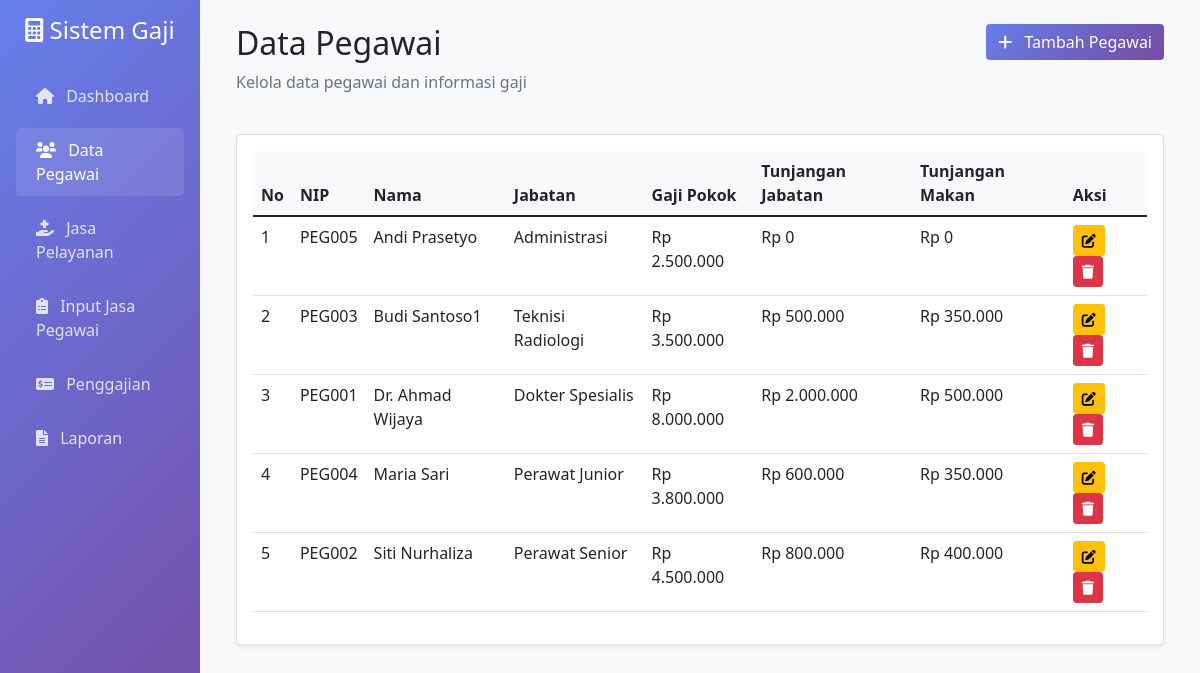
Screenshot of /pegawai.php with the database file from the repository.
### tables this page shows
CREATE TABLE `pegawai` (
  `id` int(11) NOT NULL,
  `nip` varchar(20) NOT NULL,
  `nama` varchar(100) NOT NULL,
  `jabatan` varchar(50) NOT NULL,
  `gaji_pokok` decimal(12,2) NOT NULL,
  `tunjangan_jabatan` decimal(12,2) DEFAULT 0.00,
  `tunjangan_makan` decimal(12,2) DEFAULT 0.00,
  `created_at` timestamp NOT NULL DEFAULT current_timestamp()
);

### config.php (called while the page is built, shortened)
<?php
class Database {
    private $host = DB_HOST;
    private $user = DB_USER;
    private $pass = DB_PASS;
    private $dbname = DB_NAME;
    private $dbh;
    private $stmt;
    public function __construct() {
        $dsn = 'mysql:host=' . $this->host . ';dbname=' . $this->dbname . ';charset=utf8';
        $options = array(
            PDO::ATTR_PERSISTENT => true,
            PDO::ATTR_ERRMODE => PDO::ERRMODE_EXCEPTION
        );
        try {
            $this->dbh = new PDO($dsn, $this->user, $this->pass, $options);
        } catch (PDOException $e) {
            echo 'Error: ' . $e->getMessage();
        }
    }
    public function query($query) {
        $this->stmt = $this->dbh->prepare($query);
    }
    public function execute() {
        return $this->stmt->execute();
    }
    public function resultSet() {
        $this->execute();
        return $this->stmt->fetchAll(PDO::FETCH_ASSOC);
    }
}
?>

### pegawai.php (the view, shortened to what this page needs)
<?php
require_once 'config.php';
$db = new Database();
$db->query("SELECT * FROM pegawai ORDER BY nama");
$pegawai = $db->resultSet();
?>
<!DOCTYPE html>
<html lang="id">
<head>
    <link href="https://cdn.jsdelivr.net/npm/bootstrap@5.1.3/dist/css/bootstrap.min.css" rel="stylesheet">
    <link href="https://cdnjs.cloudflare.com/ajax/libs/font-awesome/6.0.0/css/all.min.css" rel="stylesheet">
</head>
<body class="bg-light">
    <div class="container-fluid">
        <div class="row">
            <div class="col-md-3 col-lg-2 px-0">
                <div class="sidebar">
                    <div class="p-3">
                        <h4 class="text-white text-center mb-4">
                            <i class="fas fa-calculator"></i>
                            Sistem Gaji
                        </h4>
                        <ul class="nav flex-column">
                            <li class="nav-item">
                                <a class="nav-link" href="index.php">
                                    <i class="fas fa-home me-2"></i> Dashboard
                                </a>
                            </li>
                            <li class="nav-item">
                                <a class="nav-link active" href="pegawai.php">
                                    <i class="fas fa-users me-2"></i> Data Pegawai
                                </a>
                            </li>
                            <li class="nav-item">
                                <a class="nav-link" href="jasa_pelayanan.php">
                                    <i class="fas fa-hand-holding-medical me-2"></i> Jasa Pelayanan
                                </a>
                            </li>
                            <li class="nav-item">
                                <a class="nav-link" href="input_jasa.php">
                                    <i class="fas fa-clipboard-list me-2"></i> Input Jasa Pegawai
                                </a>
                            </li>
                            <li class="nav-item">
                                <a class="nav-link" href="penggajian.php">
                                    <i class="fas fa-money-check-alt me-2"></i> Penggajian
                                </a>
                            </li>
                            <li class="nav-item">
                                <a class="nav-link" href="laporan.php">
                                    <i class="fas fa-file-alt me-2"></i> Laporan
                                </a>
                            </li>
                        </ul>
                    </div>
                </div>
            </div>
            <div class="col-md-9 col-lg-10">
                <div class="p-4">
                    <div class="row mb-4">
                        <div class="col">
                            <h2>Data Pegawai</h2>
                            <p class="text-muted">Kelola data pegawai dan informasi gaji</p>
                        </div>
                        <div class="col-auto">
                            <button class="btn btn-success" data-bs-toggle="modal" data-bs-target="#addModal">
                                <i class="fas fa-plus me-2"></i> Tambah Pegawai
                            </button>
                        </div>
                    </div>
                    <div class="card">
                        <div class="card-body">
                            <div class="table-responsive">
                                <table class="table table-hover">
                                    <thead>
                                        <tr>
                                            <th>No</th>
                                            <th>NIP</th>
                                            <th>Nama</th>
                                            <th>Jabatan</th>
                                            <th>Gaji Pokok</th>
                                            <th>Tunjangan Jabatan</th>
                                            <th>Tunjangan Makan</th>
                                            <th>Aksi</th>
                                        </tr>
                                    </thead>
                                    <tbody>
                                        <?php $no = 1; foreach($pegawai as $p): ?>
                                        <tr>
                                            <td><?= $no++ ?></td>
                                            <td><?= $p['nip'] ?></td>
                                            <td><?= $p['nama'] ?></td>
                                            <td><?= $p['jabatan'] ?></td>
                                            <td>Rp <?= number_format($p['gaji_pokok'], 0, ',', '.') ?></td>
                                            <td>Rp <?= number_format($p['tunjangan_jabatan'], 0, ',', '.') ?></td>
                                            <td>Rp <?= number_format($p['tunjangan_makan'], 0, ',', '.') ?></td>
                                            <td>
                                                <button class="btn btn-sm btn-warning me-1" onclick="editPegawai(<?= htmlspecialchars(json_encode($p), ENT_QUOTES) ?>)">
                                                    <i class="fas fa-edit"></i>
                                                </button>
                                                <button class="btn btn-sm btn-danger" onclick="deletePegawai(<?= $p['id'] ?>, '<?= $p['nama'] ?>')">
                                                    <i class="fas fa-trash"></i>
                                                </button>
                                            </td>
                                        </tr>
                                        <?php endforeach; ?>
                                    </tbody>
                                </table>
                            </div>
                        </div>
                    </div>
                </div>
            </div>
        </div>
    </div>
</body>
</html>

### pegawai.php (style rules this page uses)
.sidebar { min-height: 100vh; background: linear-gradient(135deg, #667eea 0%, #764ba2 100%); }
.nav-link { color: rgba(255,255,255,0.8) !important; padding: 10px 20px !important; margin: 5px 0 !important; border-radius: 5px; }
.nav-link:hover, .nav-link.active { background-color: rgba(255,255,255,0.1); color: white !important; }
.card { box-shadow: 0 0.125rem 0.25rem rgba(0, 0, 0, 0.075); border: 1px solid rgba(0,0,0,.125); }
.table th { background-color: #f8f9fa; border-top: none; }
.btn-success { background: linear-gradient(135deg, #667eea 0%, #764ba2 100%); border: none; }

### rows the page displays
pegawai: nip "PEG005", nama "Andi Prasetyo", jabatan "Administrasi", gaji_pokok "2.500.000", tunjangan_jabatan "0", tunjangan_makan "0"
pegawai: nip "PEG003", nama "Budi Santoso1", jabatan "Teknisi Radiologi", gaji_pokok "3.500.000", tunjangan_jabatan "500.000", tunjangan_makan "350.000"
pegawai: nip "PEG001", nama "Dr. Ahmad Wijaya", jabatan "Dokter Spesialis", gaji_pokok "8.000.000", tunjangan_jabatan "2.000.000", tunjangan_makan "500.000"
pegawai: nip "PEG004", nama "Maria Sari", jabatan "Perawat Junior", gaji_pokok "3.800.000", tunjangan_jabatan "600.000", tunjangan_makan "350.000"
pegawai: nip "PEG002", nama "Siti Nurhaliza", jabatan "Perawat Senior", gaji_pokok "4.500.000", tunjangan_jabatan "800.000", tunjangan_makan "400.000"
